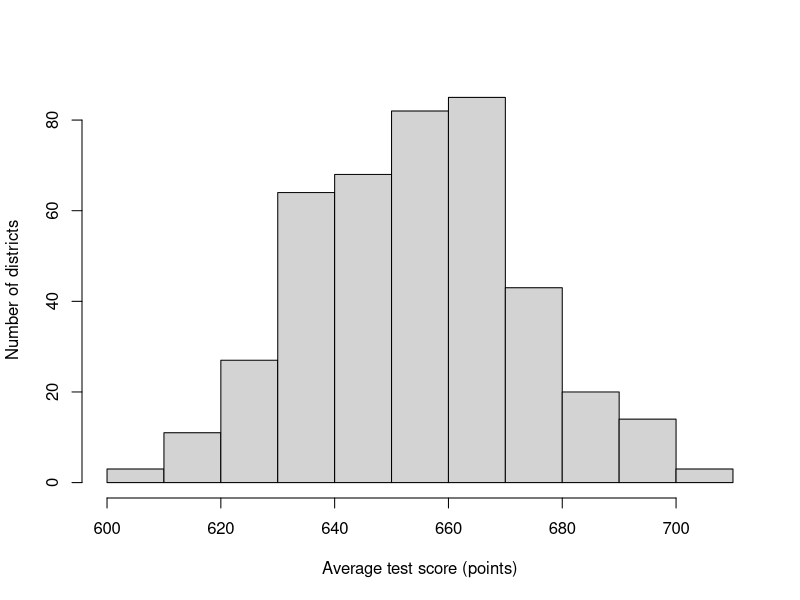
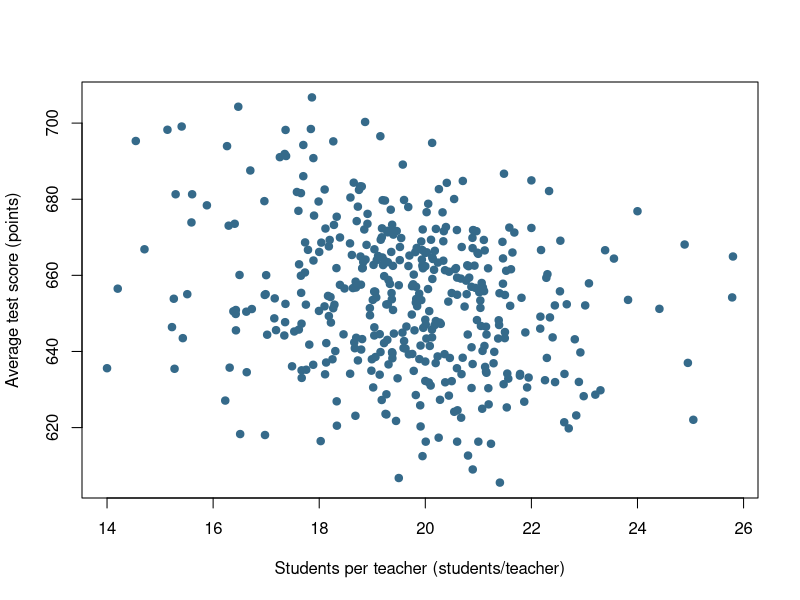

R code for these plots, in order:
## ---- chunk 1
#| label: setup
#| include: false

library(AER)
library(knitr)
data("CASchools")
CASchools$stratio <- CASchools$students / CASchools$teachers
CASchools$score <- (CASchools$math + CASchools$read) / 2
## ---- chunk 2
#| label: tbl-summary
#| tbl-cap: "Summary of test scores and student-teacher ratios"

kable(
  data.frame(
    Measure = c("Average test score (points)", "Students per teacher (students/teacher)"),
    Mean = c(mean(CASchools$score), mean(CASchools$stratio)),
    SD = c(sd(CASchools$score), sd(CASchools$stratio))
  ),
  digits = 2
)
## ---- chunk 3
#| label: fig-scores
#| fig-cap: "Average test score by district"
#| fig-alt: "Histogram of district average test scores."
#| fig-width: 6
#| fig-height: 4

hist(CASchools$score,
     xlab = "Average test score (points)",
     ylab = "Number of districts",
     main = "")
## ---- chunk 4
#| label: fig-ratio
#| fig-cap: "Student-teacher ratio and average test score"
#| fig-alt: "Scatterplot of students per teacher against average test scores."
#| fig-width: 6
#| fig-height: 4

plot(CASchools$stratio, CASchools$score,
     xlab = "Students per teacher (students/teacher)",
     ylab = "Average test score (points)",
     pch = 19, col = "#356A8A")
